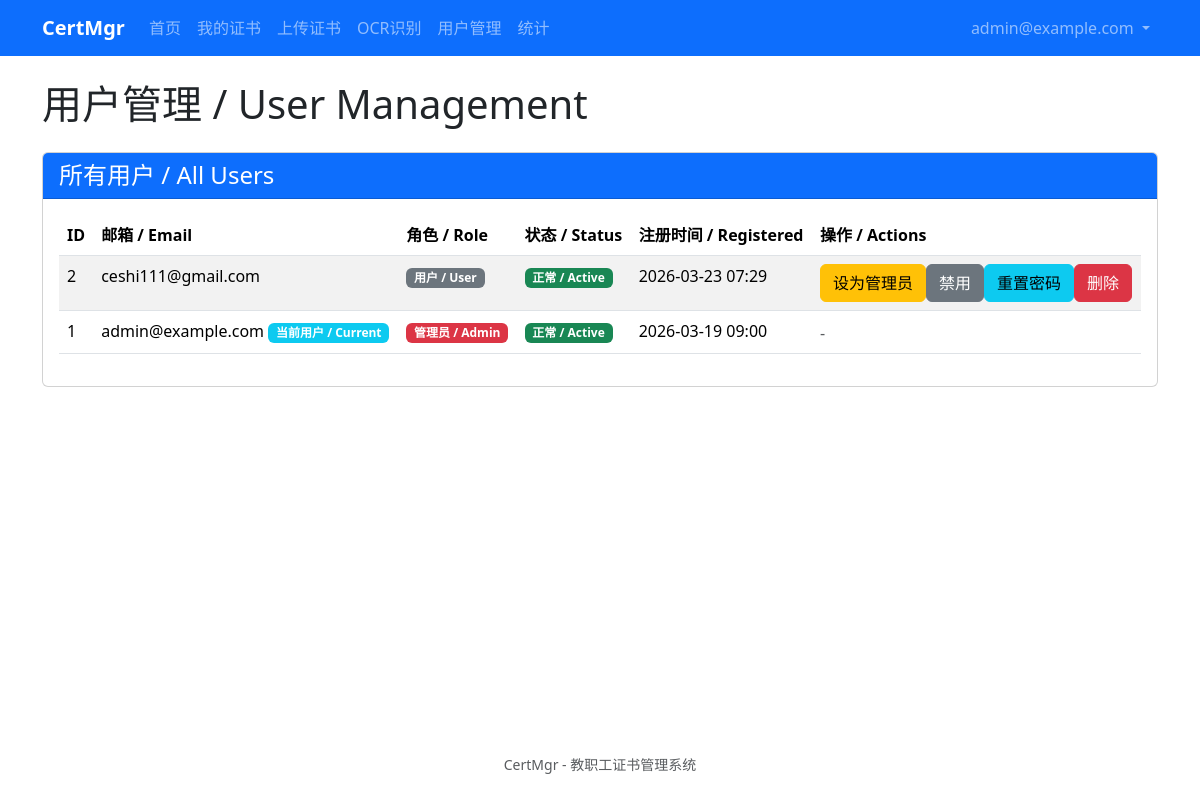
/admin/users (signed in), run on an earlier commit of the app's database.
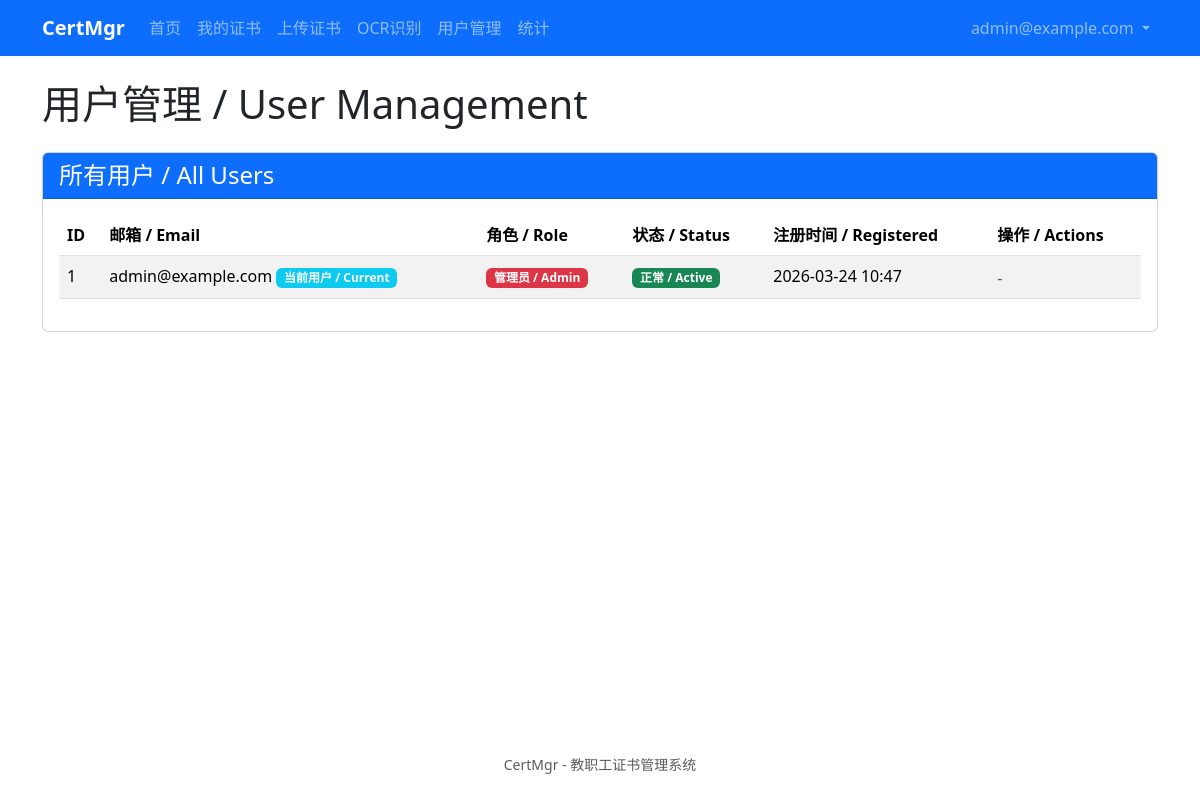
And on a later commit of the database.
### app/models/user.py (models this page shows, shortened)
class User(UserMixin, db.Model):
    __tablename__ = 'users'
    id = db.Column(db.Integer, primary_key=True)
    email = db.Column(db.String(120), unique=True, nullable=False, index=True)
    password_hash = db.Column(db.String(256), nullable=False)
    is_admin = db.Column(db.Boolean, default=False)
    is_disabled = db.Column(db.Boolean, default=False)
    created_at = db.Column(db.DateTime, default=datetime.utcnow)

### app/blueprints/admin/routes.py (the view)
@admin_bp.route('/users')
@login_required
@admin_required
def list_users():
    users = User.query.order_by(User.created_at.desc()).all()
    return render_template('admin/users.html', users=users)

### app/templates/admin/users.html (shortened to what this page needs)
{% extends "base.html" %}
{% block content %}
<div class="row">
    <div class="col-12">
        <h1 class="mb-4">用户管理 / User Management</h1>
        <div class="card">
            <div class="card-header bg-primary text-white">
                <h4 class="mb-0">所有用户 / All Users</h4>
            </div>
            <div class="card-body">
                <table class="table table-striped table-hover">
                    <thead>
                        <tr>
                            <th>ID</th>
                            <th>邮箱 / Email</th>
                            <th>角色 / Role</th>
                            <th>状态 / Status</th>
                            <th>注册时间 / Registered</th>
                            <th>操作 / Actions</th>
                        </tr>
                    </thead>
                    <tbody>
                        {% for user in users %}
                        <tr class="{{ 'table-secondary' if user.is_disabled else '' }}">
                            <td>{{ user.id }}</td>
                            <td>
                                {{ user.email }}
                                {% if user.id == current_user.id %}
                                    <span class="badge bg-info">当前用户 / Current</span>
                                {% endif %}
                            </td>
                            <td>
                                {% if user.is_admin %}
                                    <span class="badge bg-danger">管理员 / Admin</span>
                                {% else %}
                                    <span class="badge bg-secondary">用户 / User</span>
                                {% endif %}
                            </td>
                            <td>
                                {% if user.is_disabled %}
                                    <span class="badge bg-dark">已禁用 / Disabled</span>
                                {% else %}
                                    <span class="badge bg-success">正常 / Active</span>
                                {% endif %}
                            </td>
                            <td>{{ user.created_at.strftime('%Y-%m-%d %H:%M') }}</td>
                            <td>
                                <div class="btn-group btn-group-sm">
                                    {% if user.id != current_user.id %}
                                        <form method="POST" action="{{ url_for('admin.toggle_admin', user_id=user.id) }}" style="display:inline;">
                                            <button type="submit" class="btn btn-warning">
                                                {% if user.is_admin %}撤销管理员{% else %}设为管理员{% endif %}
                                            </button>
                                        </form>
                                        <form method="POST" action="{{ url_for('admin.toggle_disabled', user_id=user.id) }}" style="display:inline;">
                                            <button type="submit" class="btn btn-secondary">
                                                {% if user.is_disabled %}启用{% else %}禁用{% endif %}
                                            </button>
                                        </form>
                                        <form method="POST" action="{{ url_for('admin.reset_password', user_id=user.id) }}" style="display:inline;">
                                            <button type="submit" class="btn btn-info"
                                                    onclick="return confirm('重置此用户的密码？')">
                                                重置密码
                                            </button>
                                        </form>
                                        <form method="POST" action="{{ url_for('admin.delete_user', user_id=user.id) }}" style="display:inline;">
                                            <button type="submit" class="btn btn-danger"
                                                    onclick="return confirm('删除此用户？此操作不可撤销。')">
                                                删除
                                            </button>
                                        </form>
                                    {% else %}
                                        <span class="text-muted">-</span>
                                    {% endif %}
                                </div>
                            </td>
                        </tr>
                        {% else %}
                        <tr>
                            <td colspan="6" class="text-center text-muted">暂无用户 / No users yet</td>
                        </tr>
                        {% endfor %}
                    </tbody>
                </table>
            </div>
        </div>
    </div>
</div>
{% endblock %}

### app/templates/base.html (shortened to what this page needs)
<!DOCTYPE html>
<html lang="zh-CN">
<head>
    <link href="https://cdn.jsdelivr.net/npm/bootstrap@5.3.8/dist/css/bootstrap.min.css" rel="stylesheet">
    <link rel="stylesheet" href="{{ url_for('static', filename='css/app.css') }}">
</head>
<body>
    <nav class="navbar navbar-expand-lg navbar-dark bg-primary">
        <div class="container">
            <a class="navbar-brand" href="{{ url_for('auth.home') if current_user.is_authenticated else url_for('auth.login') }}">
                CertMgr
            </a>
            <div class="collapse navbar-collapse" id="navbarNav">
                <ul class="navbar-nav me-auto">
                    {% if current_user.is_authenticated %}
                        <li class="nav-item">
                            <a class="nav-link" href="{{ url_for('auth.home') }}">首页</a>
                        </li>
                        <li class="nav-item">
                            <a class="nav-link" href="{{ url_for('certificates.list') }}">我的证书</a>
                        </li>
                        <li class="nav-item">
                            <a class="nav-link" href="{{ url_for('certificates.upload') }}">上传证书</a>
                        </li>
                        <li class="nav-item">
                            <a class="nav-link" href="{{ url_for('certificates.ocr_upload') }}">OCR识别</a>
                        </li>
                        {% if current_user.is_admin %}
                        <li class="nav-item">
                            <a class="nav-link" href="{{ url_for('admin.list_users') }}">用户管理</a>
                        </li>
                        <li class="nav-item">
                            <a class="nav-link" href="{{ url_for('statistics.dashboard') }}">统计</a>
                        </li>
                        {% endif %}
                    {% endif %}
                </ul>
                <ul class="navbar-nav ms-auto">
                    {% if current_user.is_authenticated %}
                        <li class="nav-item dropdown">
                            <a class="nav-link dropdown-toggle" href="#" role="button" data-bs-toggle="dropdown">
                                {{ current_user.email }}
                            </a>
                        </li>
                    {% endif %}
                </ul>
            </div>
        </div>
    </nav>
    <main class="container my-4">
        {% block content %}{% endblock %}
    </main>
    <footer class="text-center text-muted py-4">
        <small>CertMgr - 教职工证书管理系统</small>
    </footer>
</body>
</html>

### app/static/css/app.css (style rules this page uses)
:root { --primary-color: #0d6efd; }
body { min-height: 100vh; display: flex; flex-direction: column; }
main { flex: 1; }
.navbar-brand { font-weight: 600; }
.card { transition: box-shadow 0.2s; }

What changed in the data, as far as the page shows it:
removed User: id "2", email "ceshi111@gmail.com", is_admin "用户 / User", is_disabled "正常 / Active", created_at "2026-03-23 07:29"
changed User "admin@example.com": created_at "2026-03-19 09:00" → "2026-03-24 10:47"
